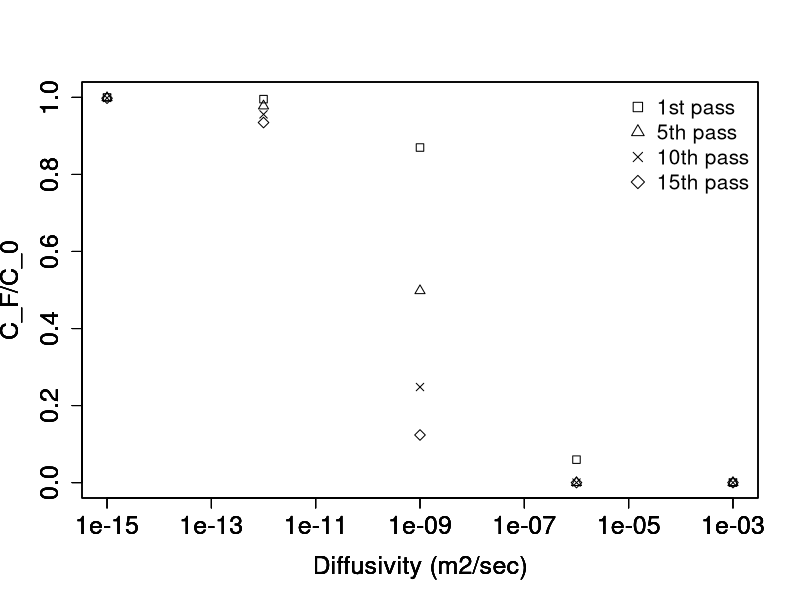

This chart was generated by the following R code:
#Clasius_Clapeyron Equation

rm(list=ls())

#Octamethylcyclotetrasiloxane (D4)





Q = 1;                                        # flow rate (ml/min)
Q = Q*10^-6*60
Nb = 3;                                       # number of blades
Dm = c(10^-15, 10^-12, 10^-9, 10^-6, 10^-3)   # diffusion coefficient (m^2/sec)
D=4;                                          # diameter (inch)
D=D*2.54*.01;
H=13.52                                       # height (inch)
H=H*2.54*.01                                  
w=300                                         #rpm
w=w/60

sig= (2*3.14*D*D/Q)*(w*Dm/Nb)^.5
Ns = H*Nb/(3.14*D)

N = c(1, 2, 4, 8, 16)

ratio = 1/(1+sig)^Ns

plot(Dm,ratio,xlim=c(10^-15,10^-3),ylim=c(0,1),log="x", xlab="Diffusivity (m2/sec)",ylab="C_F/C_0", pch=0,cex.lab=1.5, cex.axis=1.5)
par(new=TRUE)
plot(Dm,ratio^5,xlim=c(10^-15,10^-3),ylim=c(0,1),log="x", xlab="Diffusivity (m2/sec)",ylab="C_F/C_0", pch=2,cex.lab=1.5, cex.axis=1.5)
par(new=TRUE)
plot(Dm,ratio^10,xlim=c(10^-15,10^-3),ylim=c(0,1),log="x", xlab="Diffusivity (m2/sec)",ylab="C_F/C_0", pch=4,cex.lab=1.5, cex.axis=1.5)
par(new=TRUE)
plot(Dm,ratio^15,xlim=c(10^-15,10^-3),ylim=c(0,1),log="x", xlab="Diffusivity (m2/sec)",ylab="C_F/C_0", pch=5,cex.lab=1.5, cex.axis=1.5)
legend("topright", legend = c("1st pass", "5th pass", "10th pass", "15th pass"), pch = c(0,2,4,5), bty = "n", text.col = "black",cex = 1.25)
total <- rbind(Dm,ratio)
print(total)
